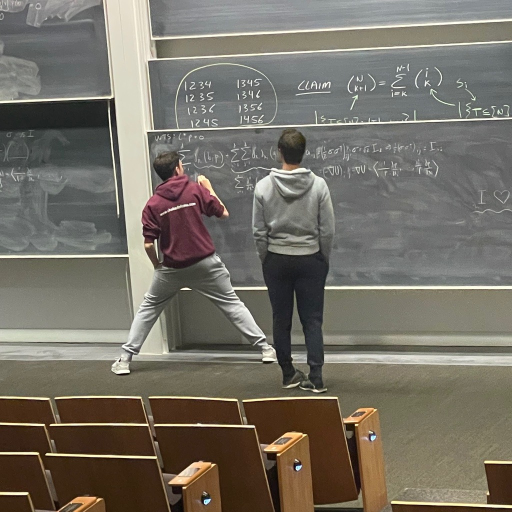
//> input picture openmp/src/max-1024.jpeg, 1024 x 1024 px (shown at 1/2 size)
$ ./main max-1024.jpeg   (built with g++ and OpenCV 4)
//> lines starting //> are read from the running program, lines starting //| are printed output that depends on the picture; after the words box and inside, x2 and y2 are one past the last pixel; in counts of white or black regions, pixels touching at a corner belong together
### openmp/src/patch_match.h
#ifndef __PATCH_MATCH_H__
#define __PATCH_MATCH_H__

#include <chrono>
#include <opencv2/opencv.hpp>
#include <optional>

#include "cycle_timer.h"
#include "patch_match_utils.h"

using namespace std;
using namespace cv;

extern bool debug_mode_XXX, write_levels;

enum AlgorithmStage { INITIALIZATION = 0, NORMAL = 1, FINAL = 2 };

struct PatchMatchParams {
    unsigned int n_levels;
    unsigned int patch_size;
    unsigned int half_size;
    unsigned int patch_area;
    unsigned int n_iters;
    unsigned int n_iters_jfa;

    float lambda;

    // Default parameters
    PatchMatchParams() : n_levels(4), patch_size(5), n_iters(10), n_iters_jfa(1), lambda(5.f)
    {
        half_size = patch_size / 2;
        patch_area = patch_size * patch_size;
    }

    // [12 lines left out: function PatchMatchParams, not called in this run]
};

struct TimingStats {
    double pyramid_build_time;
    double initialization_time;

    vector<double> level_times;
    vector<vector<double>> ann_times;
    vector<vector<double>> reconstruction_times;

    // [37 lines left out: function prettyPrint, not called in this run]
};

class PatchMatchInpainter {
   private:
    PatchMatchParams params;

    TimingStats timing_stats;

    shift_map_t* shift_map_pyramid;
    distance_map_t* distance_map_pyramid;
    texture_t* texture_pyramid;
    mask_t* mask_pyramid;
    mask_t* dilated_mask_pyramid;
    image_t* image_pyramid;
    Rect* hole_region_pyramid;

    Mat patch_dilation_element;
    Mat patch_size_zeros;
    Mat patch_size_ones;

    /**
     * @brief Create the bounding rectangle for a patch of size patch_size centered at a coordinate
     *
     * @param center Center coordinate
     * @param image_h Image height
     * @param image_w Image width
     * @param cutoff_padding If true, do not allow the patch to extend past/into the half_size padding
     * @return Rect The bounding rectangle for the patch
     */
    // [10 lines left out: function patchRegion, not called in this run]

    /**
     * @brief Upsample a source matrix by a factor of 2 using nearest neighbor interpolation
     * and zero pad the border by padding amount
     *
     * @param src The source matrix to upsample
     * @param padding Amount of padding to add on all sides of the upsampled image
     * @param mul (Optional) If provided, multiply the upsampled image values by 2
     * @return Mat The upsampled and zero padded matrix
     */
    // [15 lines left out: function upsampleZeroPad, not called in this run]

    /**
     * @brief Calculate the patch distance between patches A and B, each
     * centered at a coordinate. The distance calculation can be masked,
     * and the computation time is recorded.
     *
     * @param pyramid_idx Index of the current pyramid level
     * @param centerA Center of patch A
     * @param centerB Center of patch B
     * @param stage The current stage of the algorithm
     * @param init_shrinking_mask (Optional) If provided, apply the mask from patch A to both patches
     * before calculating distance
     * @return float Patch distance metric from A to B
     */
    float patchDistance(int pyramid_idx, Vec2i centerA, Vec2i centerB, AlgorithmStage stage, double& time,
                        image_t& image, texture_t& texture, optional<reference_wrapper<mask_t>> init_shrinking_mask,
                        string marker);

    /**
     * @brief Initialize pyramid levels. Image pyramid for next highest level is
     * the result of a Gaussian kernel followed by a downsampling by some
     * fraction rho=1/2. Mask pyramids are downsampled by rho with no kernels
     * applied. Texture pyramid at level L is the result of every (2^L)th pixel
     * of the original texture. Distance map and shift map levels are
     * initialized to default values with correct sizes.
     *
     * @param image Original image
     * @param mask Original mask
     */
    void initPyramids(image_t image, mask_t mask);

   public:
    PatchMatchInpainter(image_t image, mask_t mask, PatchMatchParams params);

    ~PatchMatchInpainter();

    /**
     * @brief Perform the approximate nearest neighbor search for the current
     * level. This method uses the propagation and random search steps defined in the
     * PatchMatch paper to create the ANNF. The processing stage determines the
     * specific operations to be carried out during the search.
     *
     * @param pyramid_idx Index of the current pyramid level
     * @param stage The current stage of the algorithm
     * @param init_boundary_mask (Optional) If provided and stage=INIT, the mask indicating pixels on the
     * boundary of the uninitialized portion of the hole
     * @param init_shrinking_mask (Optional) If provided and stage=INIT, the mask indicating the uninitialized
     * portion of the hole
     */
    void approximateNearestNeighbor(int pyramid_idx, AlgorithmStage stage, double& patch_distance_time,
                                    optional<reference_wrapper<mask_t>> init_boundary_mask,
                                    optional<reference_wrapper<mask_t>> init_shrinking_mask);

    /**
     * @brief Perform the image reconstruction step for the current level.
     * The processing stage determines the specific operations to be carried out
     * during the reconstruction.
     *
     * @param pyramid_idx Index of the current pyramid level
     * @param stage The current stage of the algorithm
     * @param init_boundary_mask (Optional) If provided and stage=INIT, the mask indicating pixels on the
     * boundary of the uninitialized portion of the hole
     * @param init_shrinking_mask (Optional) If provided and stage=INIT, the mask indicating the uninitialized
     * portion of the hole
     */
    void reconstructImage(int pyramid_idx, AlgorithmStage stage, optional<reference_wrapper<mask_t>> init_boundary_mask,
                          optional<reference_wrapper<mask_t>> init_shrinking_mask);

    void annHelper(int r, int c, image_t& image, texture_t& texture, int pyramid_idx, vector<int>& jump_flood_radii,
                   mask_t& dilated_mask, shift_map_t* active_shift_map, shift_map_t* prev_shift_map,
                   shift_map_t& updated_shift_map, distance_map_t& updated_distance_map, double& patch_distance_time,
                   int& idx, int& jump_flood_radius, int radii_offsets[],
                   optional<reference_wrapper<mask_t>> init_boundary_mask,
                   optional<reference_wrapper<mask_t>> init_shrinking_mask);

    void reconstructionHelper(int r, int c, image_t& image, texture_t& texture, int pyramid_idx, mask_t mask,
                              vector<int>& jump_flood_radii, mask_t& dilated_mask, shift_map_t* active_shift_map,
                              shift_map_t* prev_shift_map, shift_map_t& updated_shift_map,
                              distance_map_t& updated_distance_map, double& patch_distance_time,
                              distance_map_t& distance_map, shift_map_t& shift_map, image_t& updated_image,
                              texture_t& updated_texture);
    /**
     * @brief Perform onion-peel initialization of the image at the coarsest
     * level of the image pyramid.
     */
    void onionPeelInit();

    /**
     * @brief Perform the inpainting procedure. First initializes the hole
     * region using the onion-peel method, then perform the iterative ANN
     * search, reconstruction, and upsampling procedure
     */
    image_t inpaint();
};

#endif

### openmp/src/main.cpp
#include <omp.h>
#include <stdint.h>

#include <iostream>
#include <opencv2/highgui/highgui.hpp>
#include <opencv2/opencv.hpp>

#define PATCH_SIZE 7
#define HALF_SIZE PATCH_SIZE / 2
#define BRUSH_SIZE_MULT 0.2f

#define TOGGLE_FILL_ON '1'         // ASCII for 1
#define TOGGLE_ERASE_ON '2'        // ASCII for 2
#define TOGGLE_BRUSH_RAD_INCR 'x'  // ASCII for x
#define TOGGLE_BRUSH_RAD_DECR 'z'  // ASCII for z
#define TOGGLE_SAVE 's'

const unsigned char MASK_COLOR[] = {0, 255, 0};
const unsigned char COLOR_WHITE[] = {255, 255, 255};
const unsigned char COLOR_BLACK[] = {0, 0, 0};

#include <unistd.h>

#include "patch_match.h"
#include "patch_match_utils.h"

using namespace std;

const string WINDOW_NAME = "PhotoShop - CS418";

bool debug_mode_XXX = false;
bool write_levels = false;

enum FillMode { ERASE = 0, FILL = 1 };

cv::Point lastPoint(-1, -1);
cv::Point currentMousePos(-1, -1);
int brushRadius = 15;  // Initial brush radius
FillMode curr_mode = FillMode::FILL;
cv::Mat drawingLayer;
int n_levels = 0, patch_size = 0, lambda = 0;
int minimum_levels = 1, minimum_patch_size = 5, minimum_lambda = 1;

void onMouse(int event, int x, int y, int flags, void* userdata)
{
    currentMousePos = {x, y};
    if (event == cv::EVENT_LBUTTONDOWN) {
        lastPoint = cv::Point(x, y);
    }
    else if (event == cv::EVENT_MOUSEMOVE && (flags & cv::EVENT_FLAG_LBUTTON)) {
        if (lastPoint.x != -1) {
            cv::Scalar color = curr_mode == FillMode::ERASE
                                   ? cv::Scalar(0, 0, 0, 0)
                                   : cv::Scalar(57, 255, 20, 1);  // Transparent for eraser, red for drawing
            // int thickness = curr_mode == FillMode::ERASE ? brushRadius * 2 : brushRadius; // Larger thickness for
            // eraser for easier erasing
            cv::line(drawingLayer, lastPoint, cv::Point(x, y), color, brushRadius, cv::LINE_AA, 0);
            lastPoint = cv::Point(x, y);
        }
    }
    else if (event == cv::EVENT_LBUTTONUP) {
        lastPoint = cv::Point(-1, -1);
    }
}

void onLevelsChange(int new_value, void* userdata) { n_levels = minimum_levels + new_value; }

void onPatchSizeChange(int new_value, void* userdata) { patch_size = minimum_patch_size + new_value; }

void onLambdaChange(int new_value, void* userdata) { lambda = minimum_lambda + new_value; }

int main(int argc, char* argv[])
{
    const char* image_path = "src/lena.png";

    omp_set_num_threads(4);

    // [9 lines of commented-out code are left out]
    int opt;
    while ((opt = getopt(argc, argv, "hdi:w")) != -1) {
        switch (opt) {
            case 'd':
                debug_mode_XXX = true;
                break;
            case 'i':
                image_path = optarg;
                break;
            case 'w':
                write_levels = true;
                break;
            default:
                fprintf(stderr, "Usage: %s [options]\n", argv[0]);
                fprintf(stderr, "Options:\n");
                fprintf(stderr, "  -i <image path>  Load in image stored at <image path>\n");
                fprintf(stderr, "  -d               Enable debug mode\n");
                fprintf(stderr, "  -w               Save intermediate level results to disk\n");
                fprintf(stderr, "  -h               Display help message\n");

                exit(EXIT_FAILURE);
        }
    }

    cv::Mat image = cv::imread("./src/max-1024.jpeg");
//> image is the input picture: 1024 rows x 1024 cols, CV_8UC3; mean B, G, R 101.4, 111.6, 116.7
    if (image.empty()) {
        std::cerr << "Could not open or find the image!" << std::endl;
        return -1;
    }
    drawingLayer = cv::Mat::zeros(image.size(), CV_8UC4);
    cv::namedWindow(WINDOW_NAME);
    cv::setMouseCallback(WINDOW_NAME, onMouse, &image);
    cv::moveWindow(WINDOW_NAME, 100, 100);

    cv::createTrackbar("Num Levels", WINDOW_NAME, nullptr, 10, onLevelsChange);
//> slider 'Num Levels' is set to 3
    cv::createTrackbar("Patch Size", WINDOW_NAME, nullptr, 25, onPatchSizeChange);
//> slider 'Patch Size' is set to 8
    cv::createTrackbar("Lambda", WINDOW_NAME, nullptr, 10, onLambdaChange);
//> slider 'Lambda' is set to 2

    cv::setTrackbarPos("Num Levels", WINDOW_NAME, minimum_levels);
    cv::setTrackbarPos("Patch Size", WINDOW_NAME, minimum_patch_size);
    cv::setTrackbarPos("Lambda", WINDOW_NAME, minimum_lambda);

    while (true) {
        // cv::imshow("Paint on Image", image);
        cv::Mat displayImage = image.clone();
        cv::Mat tempImage = image.clone();
        cv::cvtColor(image, tempImage, cv::COLOR_BGR2BGRA); // Convert image to have an alpha channel
        cv::addWeighted(tempImage, 1.0, drawingLayer, 1.0, 0, displayImage);
        if (currentMousePos.x != -1 && currentMousePos.y != -1) {
            cv::Scalar outlineColor = curr_mode == FillMode::ERASE ? cv::Scalar(0, 0, 255, 255) : cv::Scalar(255, 0,
            0, 255); // Blue for eraser, red for drawing cv::circle(displayImage, currentMousePos, brushRadius/2,
            // outlineColor, 1);
        }
        int fontFace = cv::FONT_HERSHEY_SIMPLEX;
        double fontScale = 0.5;
        int thickness = 1;
        cv::Point textOrg(10, 30); // Position of the text
        cv::Point offset(0, 20);
        cv::Scalar textColor(0, 255, 0); // Green color

        cv::putText(displayImage, "Keys: [x]/[z] to change brush size", textOrg, fontFace, fontScale, textColor,
        thickness); cv::putText(displayImage, "Keys: [1]/[2] to change fill mdoe", textOrg+offset, fontFace,
        fontScale, textColor, thickness);
//> after `cv::putText(displayImage, "Keys:[1]/[2]to change fill mdoe", textOrg +`:
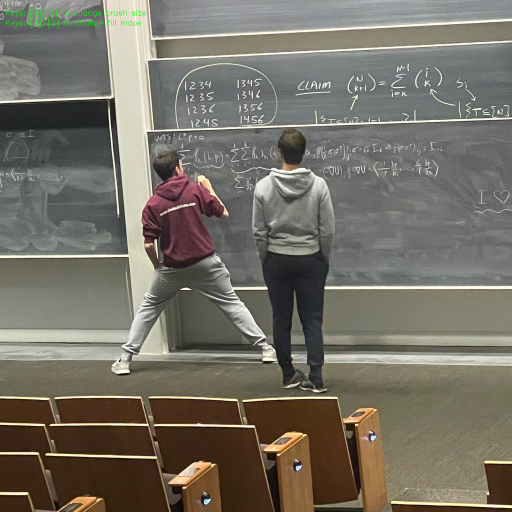
//> displayImage: 1024 rows x 1024 cols, CV_8UC4 (shown at 1/2 size); mean B, G, R, A 101.2, 111.7, 116.5, 254.7

        cv::imshow(WINDOW_NAME, displayImage);

        // cv::setTrackbarPos("Patch Size", "Paint on Image", patch_size);

        char key = cv::waitKey(1);
//> the left mouse button is pressed at (256, 256)
//> the mouse is dragged to (512, 512)
//> call 2 of onMouse, with event = 0, x = 512, y = 512, flags = 1
//> in onMouse (call 2), `cv::line(drawingLayer, lastPoint, cv::Point(x, y), color, brushRadius,..`:
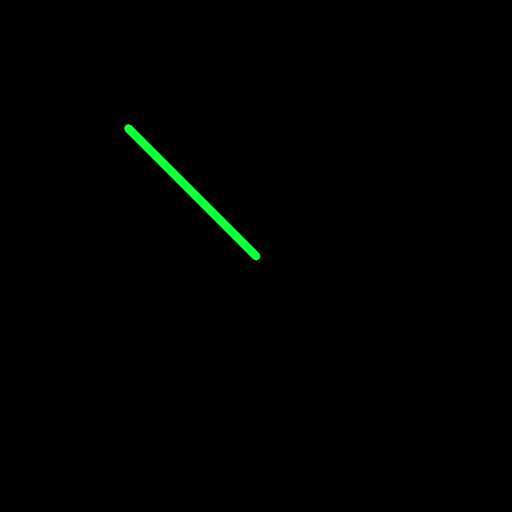
//> drawingLayer: 1024 rows x 1024 cols, CV_8UC4 (shown at 1/2 size); mean B, G, R, A 0.3, 1.6, 0.1, 0
//> the mouse is dragged to (768, 768)
//> call 3 of onMouse, with event = 0, x = 768, y = 768, flags = 1
//> in onMouse (call 3), `cv::line(drawingLayer, lastPoint, cv::Point(x, y), color, brushRadius,..`:
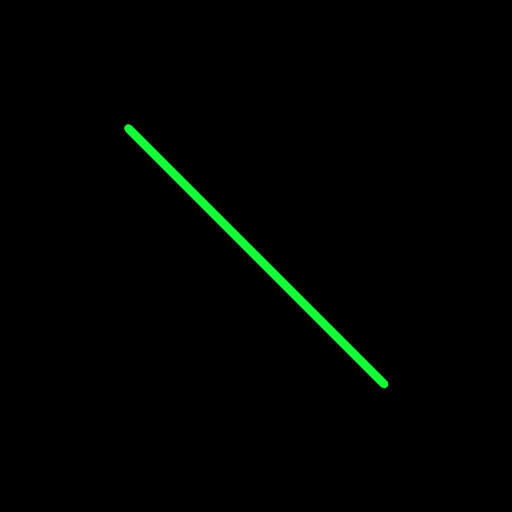
//> drawingLayer: 1024 rows x 1024 cols, CV_8UC4 (shown at 1/2 size); 0.61% of pixels changed, all inside (x1, y1, x2, y2) = (505, 506, 778, 778)
//> the button is released at (768, 768)
//> `cv::putText(displayImage, "Keys:[1]/[2]to change fill mdoe", textOrg +`:
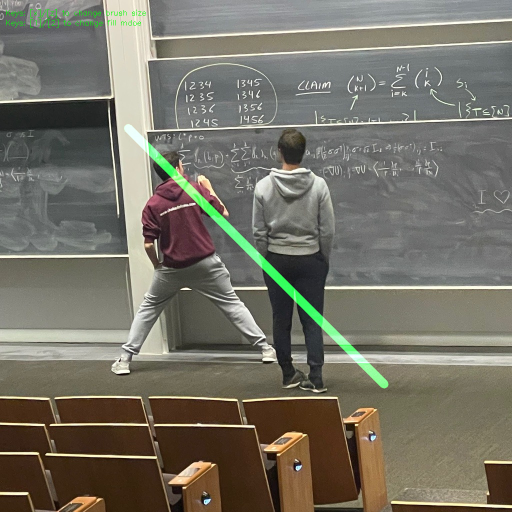
//> displayImage: 1024 rows x 1024 cols, CV_8UC4 (shown at 1/2 size); mean B, G, R, A 101.9, 113.7, 116.8, 254.7
//> the 'x' key is pressed
        if (key == 27) // ESC key to exit
            break;
        else if (key == 'x') // Increase brush radius
            brushRadius += 2;
//> brushRadius = 17
        else if (key == 'z' && brushRadius > 1) // Decrease brush radius
            brushRadius -= 2;
        else if (key == TOGGLE_FILL_ON) {
            curr_mode = FillMode::FILL;
        } else if (key == TOGGLE_ERASE_ON) {
            curr_mode = FillMode::ERASE;
        }
    }
//> after the loop, brushRadius = 17

    // // cv::imwrite("modified_image.jpg", image);
    // cv::destroyAllWindows();

    // // Get the drawn mask and convert it to a cv::Mat of 0s and 1s
    cv::Mat mask = cv::Mat::zeros(image.size(), CV_8UC1);
    cv::cvtColor(drawingLayer, mask, cv::COLOR_BGR2GRAY);
    cv::threshold(mask, mask, 1, 255, cv::THRESH_BINARY);
    cv::Mat mask_mat = mask > 0;

    // [40 lines of commented-out code are left out]

    PatchMatchParams params = PatchMatchParams();
    params.n_levels = 5;
    params.lambda = 50;

//> (the run ends here: the program needs code that is not available in this run, at `PatchMatchInpainter inpainter(image, mask, params);`)

$ run again, with openmp/src/PNG_Test.png saved as openmp/src/max-1024.jpeg
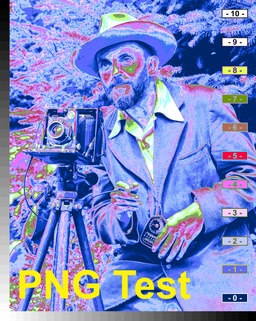
//> input picture openmp/src/PNG_Test.png, 256 x 321 px
//> image is the input picture: 321 rows x 256 cols, CV_8UC3; mean B, G, R 200.2, 137.2, 126.6
//> in onMouse (call 3), `cv::line(drawingLayer, lastPoint, cv::Point(x, y), color, brushRadius,..`:
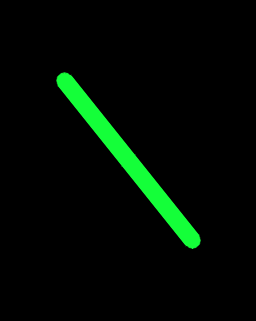
//> drawingLayer: 321 rows x 256 cols, CV_8UC4; mean B, G, R, A 2.6, 11.6, 0.9, 0
//> `cv::putText(displayImage, "Keys:[1]/[2]to change fill mdoe", textOrg +`:
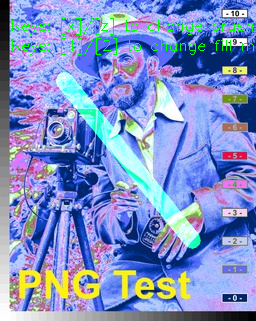
//> displayImage: 321 rows x 256 cols, CV_8UC4; mean B, G, R, A 198.6, 143.8, 126, 251.9
